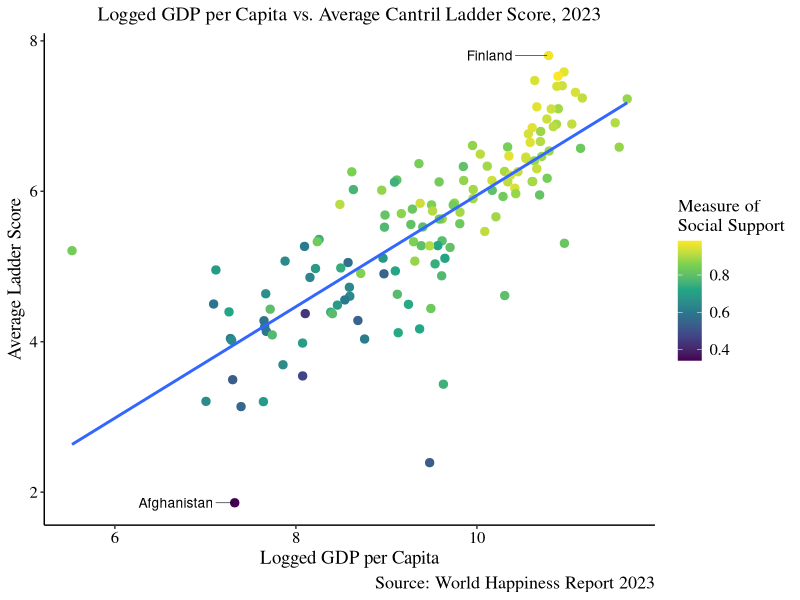
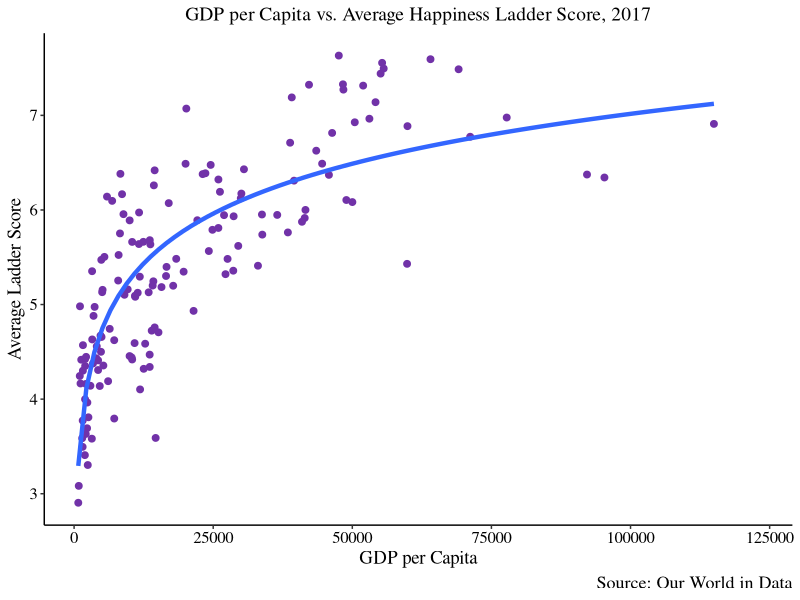

The R script that drew these images, in order:
setwd("C:/Users/t_cla/OneDrive/Visualizing Politics/Project Data")

library(haven)
library(tidyverse)
library(dplyr)
library(readxl)
library(ggthemes)
library(ggrepel)

WHR2023 <- read_excel("WHR2023.xls")


WHR2023_plot <- ggplot(WHR2023, aes(x = `Logged GDP per capita`, y = `Ladder score`, 
                                    color = `Social support`, label = `Country name`)) + 
  geom_point(size = 2.5) + theme_classic() + 
  ggtitle("Logged GDP per Capita vs. Average Cantril Ladder Score, 2023") + 
  labs(x = "Logged GDP per Capita", y = "Average Ladder Score",
       color = "Measure of\nSocial Support", 
       caption = "Source: World Happiness Report 2023") +
  theme(plot.title = element_text(hjust = 0.5, size = 14), 
        text = element_text(family = "serif"),
        plot.subtitle = element_text(hjust = 0.5, size = 13),
        plot.caption = element_text(size = 13),
        axis.title.x = element_text(size = 13.5),
        axis.title.y = element_text(size = 13.5),
        legend.title = element_text(size = 13),
        legend.text = element_text(size = 12),
        axis.text.x = element_text(size = 12, color = "black"),
        axis.text.y = element_text(size = 12, color = "black")) + 
  geom_smooth(method = lm, se = FALSE) + 
  geom_text_repel(data = subset(WHR2023, `Ladder score` > 7.6 | `Ladder score` < 2),
                                segment.size = 0.2, nudge_x = -0.65, size = 3.5,
                                color = "black") + 
  scale_color_viridis_c()
                    
WHR2023_plot






OWID <- read_csv("gdp-vs-happiness.csv")
OWID_2017 <- OWID %>%
  filter(Year == "2017")

OWID_2017_renamed <- rename(OWID_2017, ladder_score = `Cantril ladder score`) 
OWID_2017_renamed2 <- rename(OWID_2017_renamed, GDP_per_capita = `GDP per capita, PPP (constant 2017 international $)`)

OWID2017_plot <- ggplot(OWID_2017_renamed2, aes(x = GDP_per_capita, y = ladder_score)) + 
  geom_point(color = "#7132a8", size = 2)

OWID2017_plot + 
  theme_classic() +
  ggtitle("GDP per Capita vs. Average Happiness Ladder Score, 2017") + 
  labs(x = "GDP per Capita", y = "Average Ladder Score",
       caption = "Source: Our World in Data") + 
  theme(plot.title = element_text(hjust = 0.5, size = 14), 
        text = element_text(family = "serif"),
        plot.subtitle = element_text(hjust = 0.5, size = 13),
        plot.caption = element_text(size = 13),
        axis.title.x = element_text(size = 13.5),
        axis.title.y = element_text(size = 13.5),
        legend.title = element_text(size = 13),
        legend.text = element_text(size = 12),
        axis.text.x = element_text(size = 12, color = "black"),
        axis.text.y = element_text(size = 12, color = "black")) + 
  geom_smooth(method = lm, formula = y ~ log(x), se = FALSE, linewidth = 1.5)
